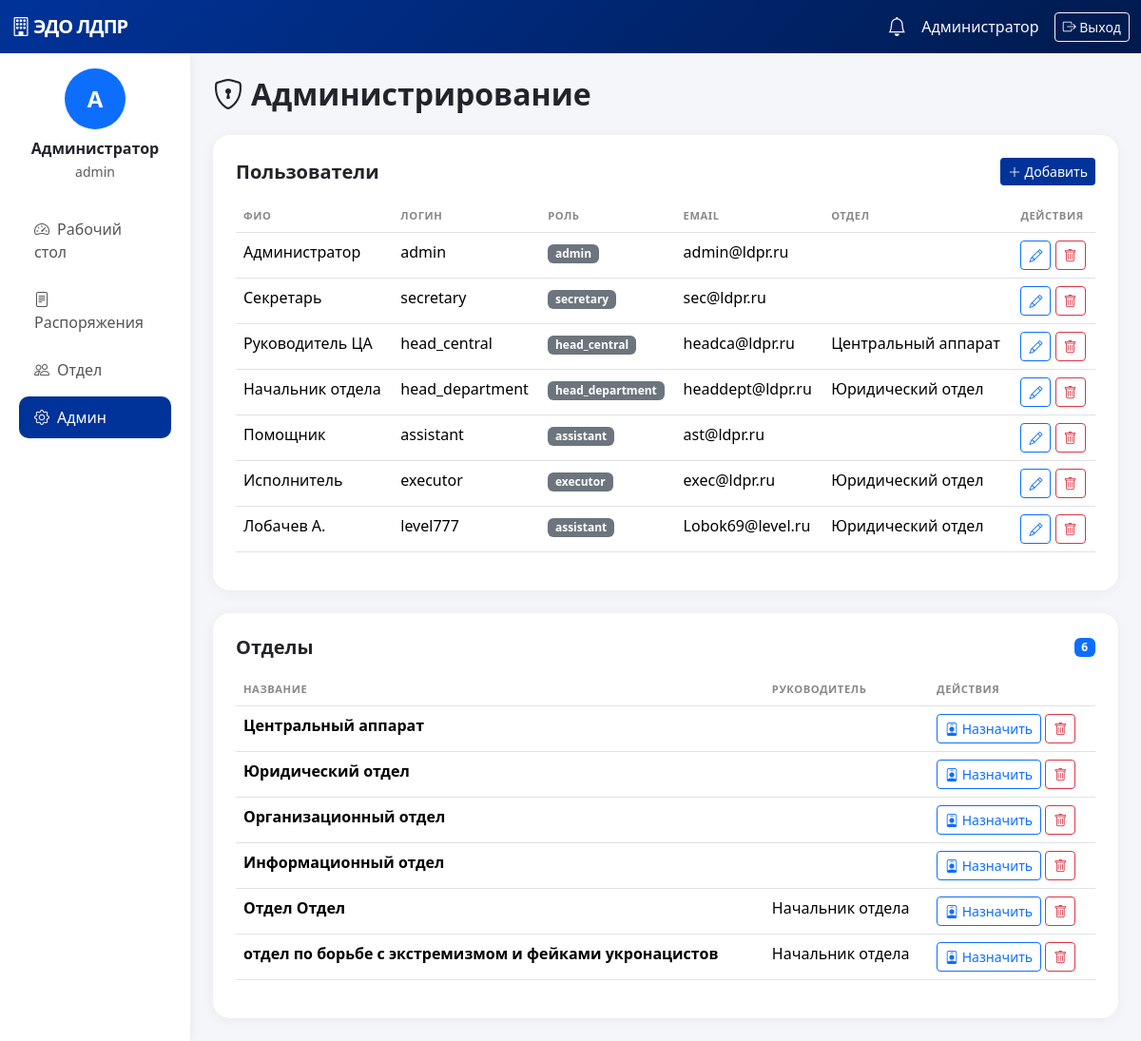
The page /admin (signed in) on the database its author committed.
### app.py (models this page shows)
class User(db.Model):
    __tablename__ = 'users'
    uid = db.Column(db.String, primary_key=True)
    full_name = db.Column(db.String(200), nullable=False)
    email = db.Column(db.String(200), unique=True, nullable=False)
    username = db.Column(db.String(100), unique=True, nullable=False)
    password = db.Column(db.String(200), nullable=False)
    role = db.Column(db.String(50), default='executor')
    department_id = db.Column(db.String, nullable=True)
    created_at = db.Column(db.DateTime, default=datetime.utcnow)

class Department(db.Model):
    __tablename__ = 'departments'
    id = db.Column(db.String, primary_key=True)
    name = db.Column(db.String(200), nullable=False)
    head_id = db.Column(db.String, nullable=True)

### app.py (the view)
@app.route('/admin')
@login_required
@role_required('admin')
def admin_panel():
    users = User.query.all()
    departments = Department.query.all()
    return render_template('admin.html', users=users, departments=departments)

### app.py (called while the page is built)
def get_unread_count(user_id):
    return Notification.query.filter_by(user_id=user_id, is_read=False).count()

def login_required(f):
    @wraps(f)
    def decorated(*args, **kwargs):
        if 'user_id' not in session:
            flash('Пожалуйста, войдите', 'warning')
            return redirect(url_for('login'))
        return f(*args, **kwargs)
    return decorated

def role_required(*roles):
    def decorator(f):
        @wraps(f)
        def decorated(*args, **kwargs):
            if 'user_role' not in session or session['user_role'] not in roles:
                flash('Недостаточно прав', 'danger')
                return redirect(url_for('dashboard'))
            return f(*args, **kwargs)
        return decorated
    return decorator

@app.context_processor
def inject_user():
    user = None
    unread = 0
    if 'user_id' in session:
        user = db.session.get(User, session['user_id'])
        unread = get_unread_count(session['user_id'])
    return {'current_user': user, 'unread_count': unread}

### templates/admin.html (shortened to what this page needs)
{% extends "base.html" %}
{% block content %}
<h2 class="fw-bold mb-4"><i class="bi bi-shield-lock me-2"></i>Администрирование</h2>
<div class="card p-4 mb-4">
    <div class="d-flex justify-content-between align-items-center mb-3">
        <h5 class="fw-bold mb-0">Пользователи</h5>
        <button class="btn btn-primary btn-sm" data-bs-toggle="modal" data-bs-target="#addUserModal"><i class="bi bi-plus-lg"></i> Добавить</button>
    </div>
    <div class="table-responsive">
        <table class="table table-hover">
            <thead><tr><th>ФИО</th><th>Логин</th><th>Роль</th><th>Email</th><th>Отдел</th><th>Действия</th></tr></thead>
            <tbody>
                {% for u in users %}
                <tr>
                    <td>{{ u.full_name }}</td>
                    <td>{{ u.username }}</td>
                    <td><span class="badge bg-secondary">{{ u.role }}</span></td>
                    <td>{{ u.email }}</td>
                    <td>{% for d in departments %}{% if d.id == u.department_id %}{{ d.name }}{% endif %}{% endfor %}</td>
                    <td>
                        <button class="btn btn-sm btn-outline-primary" data-bs-toggle="modal" data-bs-target="#editUser{{ u.uid }}"><i class="bi bi-pencil"></i></button>
                        <form method="POST" action="/admin/users/{{ u.uid }}/delete" class="d-inline" onsubmit="return confirm('Удалить пользователя?')">
                            <button class="btn btn-sm btn-outline-danger"><i class="bi bi-trash"></i></button>
                        </form>
                    </td>
                </tr>
                {% endfor %}
            </tbody>
        </table>
    </div>
</div>
<div class="card p-4">
    <div class="d-flex justify-content-between align-items-center mb-3">
        <h5 class="fw-bold mb-0">Отделы</h5>
        <span class="badge bg-primary">{{ departments|length }}</span>
    </div>
    <div class="table-responsive">
        <table class="table table-hover">
            <thead><tr><th>Название</th><th>Руководитель</th><th>Действия</th></tr></thead>
            <tbody>
                {% for d in departments %}
                <tr>
                    <td><strong>{{ d.name }}</strong></td>
                    <td>{% for u in users %}{% if u.uid == d.head_id %}{{ u.full_name }}{% endif %}{% endfor %}</td>
                    <td>
                        <button class="btn btn-sm btn-outline-primary" data-bs-toggle="modal" data-bs-target="#setHeadModal{{ d.id }}"><i class="bi bi-person-badge"></i> Назначить</button>
                        <form method="POST" action="/admin/departments/{{ d.id }}/delete" class="d-inline" onsubmit="return confirm('Удалить отдел?')">
                            <button type="submit" class="btn btn-sm btn-outline-danger"><i class="bi bi-trash"></i></button>
                        </form>
                    </td>
                </tr>
                {% endfor %}
            </tbody>
        </table>
    </div>
</div>
{% endblock %}

### templates/base.html (shortened to what this page needs)
<!DOCTYPE html>
<html lang="ru">
<head>
    <link href="https://cdn.jsdelivr.net/npm/bootstrap@5.3.2/dist/css/bootstrap.min.css" rel="stylesheet">
    <link rel="stylesheet" href="https://cdn.jsdelivr.net/npm/bootstrap-icons@1.11.3/font/bootstrap-icons.css">
</head>
<body>
    {% if current_user %}
    <nav class="navbar navbar-dark">
        <div class="container-fluid">
            <a class="navbar-brand" href="/"><i class="bi bi-building"></i> ЭДО ЛДПР</a>
            <div class="d-flex align-items-center gap-3">
                <a href="/notifications" class="text-light position-relative">
                    <i class="bi bi-bell fs-5"></i>
                </a>
                <span class="text-light">{{ current_user.full_name }}</span>
                <a href="/logout" class="btn btn-outline-light btn-sm"><i class="bi bi-box-arrow-right"></i> Выход</a>
            </div>
        </div>
    </nav>
    <div class="container-fluid">
        <div class="row">
            <div class="col-md-2 sidebar py-3">
                <div class="text-center mb-4">
                    <div class="bg-primary text-white rounded-circle d-inline-flex align-items-center justify-content-center" style="width:64px;height:64px;font-size:1.5rem;font-weight:700;">{{ current_user.full_name[0] }}</div>
                    <p class="mt-2 mb-0 fw-bold">{{ current_user.full_name }}</p>
                    <small class="text-muted">{{ current_user.role }}</small>
                </div>
                <nav class="nav flex-column">
                    <a class="nav-link {{ 'active' if request.path == '/' }}" href="/"><i class="bi bi-speedometer2 me-2"></i>Рабочий стол</a>
                    <a class="nav-link {{ 'active' if '/orders' in request.path }}" href="/orders"><i class="bi bi-file-text me-2"></i>Распоряжения</a>
                    {% if current_user.role in ['head_department', 'admin'] %}
                    <a class="nav-link {{ 'active' if request.path == '/department' }}" href="/department"><i class="bi bi-people me-2"></i>Отдел</a>
                    {% endif %}
                    {% if current_user.role == 'admin' %}
                    <a class="nav-link {{ 'active' if request.path == '/admin' }}" href="/admin"><i class="bi bi-gear me-2"></i>Админ</a>
                    {% endif %}
                </nav>
            </div>
            <div class="col-md-10 p-4">
                {% block content %}{% endblock %}
            </div>
        </div>
    </div>
    {% else %}
    {% block full_content %}{% endblock %}
    {% endif %}
</body>
</html>

### templates/base.html (style rules this page uses)
:root { --ldpr-blue: #003399; --ldpr-gold: #FFD700; }
body { background: #f4f6f9; font-family: 'Segoe UI', sans-serif; }
.navbar { background: linear-gradient(135deg, #003399, #001a4d); }
.navbar-brand { font-weight: 900; letter-spacing: -1px; }
.sidebar { background: white; min-height: calc(100vh - 56px); box-shadow: 2px 0 10px rgba(0,0,0,0.05); }
.sidebar .nav-link { color: #555; border-radius: 10px; margin: 3px 8px; padding: 10px 16px; font-weight: 500; }
.sidebar .nav-link.active { background: #003399; color: #fff !important; }
.card { border: none; border-radius: 18px; box-shadow: 0 2px 16px rgba(0,0,0,0.05); }
.btn-primary { background: #003399; border: none; }
.table th { font-size: 0.7rem; font-weight: 700; text-transform: uppercase; letter-spacing: 0.05em; color: #888; }

### rows shown on the page
User: full_name "Администратор", full_name "А", role "admin", username "admin", email "admin@ldpr.ru"
User: full_name "Секретарь", username "secretary", role "secretary", email "sec@ldpr.ru"
User: full_name "Руководитель ЦА", username "head_central", role "head_central", email "headca@ldpr.ru"
Department: name "Центральный аппарат"
User: full_name "Начальник отдела", username "head_department", role "head_department", email "headdept@ldpr.ru"
Department: name "Юридический отдел"
User: full_name "Помощник", username "assistant", role "assistant", email "ast@ldpr.ru"
User: full_name "Исполнитель", username "executor", role "executor", email "exec@ldpr.ru"
User: full_name "Лобачев А.", username "level777", role "assistant", email "Lobok69@level.ru"
Department: name "Организационный отдел"
Department: name "Информационный отдел"
Department: name "Отдел Отдел"
Department: name "отдел по борьбе с экстремизмом и фейками укронацистов"

### other values the page prints
{{ departments|length }} "6"
